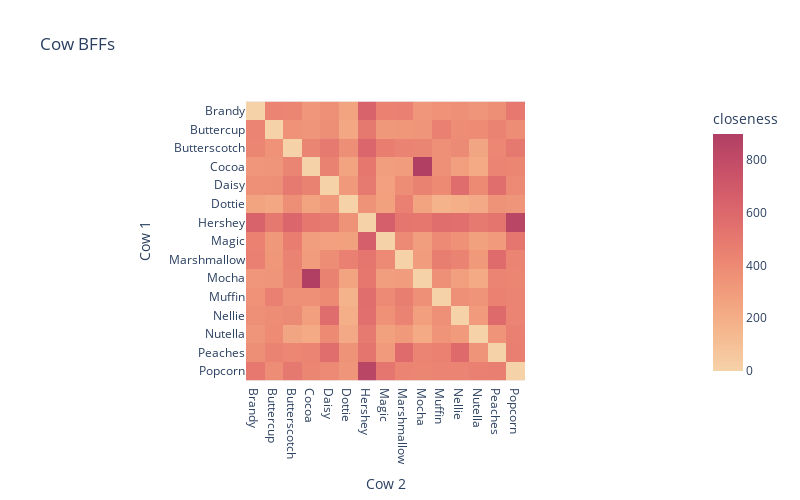

Write notebook code for a chart like this one.
### Markdown cell above
# Display Heatmap

### Code cell
pdf = df.toPandas()
pdf = pdf.pivot(index='cow1', columns='cow2', values='closeness').fillna(0)

import plotly.express as px
fig = px.imshow(pdf, x=pdf.columns, y=pdf.index, labels=dict(x="Cow 2", y="Cow 1", color="closeness"), title="Cow BFFs", color_continuous_scale='redor')
px.imshow(pdf, x=pdf.columns, y=pdf.index, labels=dict(x="Cow 2", y="Cow 1", color="closeness"),)

fig.update_layout(width=800,height=500)
fig.show()

### Figure 1 — Plotly figure (JSON) as saved in the notebook; plotly's stock layout.template omitted (floating-point values rounded to 4 significant figures; data arrays with more than 128 entries replaced by an {"elided": "..."} marker saying what was removed)
{"data": [{"coloraxis": "coloraxis", "hovertemplate": "Cow 2: %{x}<br>Cow 1: %{y}<br>closeness: %{z}<extra></extra>", "name": "0", "type": "heatmap", "x": ["Brandy", "Buttercup", "Butterscotch", "Cocoa", "Daisy", "Dottie", "Hershey", "Magic", "Marshmallow", "Mocha", "Muffin", "Nellie", "Nutella", "Peaches", "Popcorn"], "xaxis": "x", "y": ["Brandy", "Buttercup", "Butterscotch", "Cocoa", "Daisy", "Dottie", "Hershey", "Magic", "Marshmallow", "Mocha", "Muffin", "Nellie", "Nutella", "Peaches", "Popcorn"], "yaxis": "y", "z": {"elided": "15x15 float values"}}], "layout": {"coloraxis": {"colorbar": {"title": {"text": "closeness"}}, "colorscale": [[0, "rgb(246, 210, 169)"], [0.1667, "rgb(245, 183, 142)"], [0.3333, "rgb(241, 156, 124)"], [0.5, "rgb(234, 129, 113)"], [0.6667, "rgb(221, 104, 108)"], [0.8333, "rgb(202, 82, 104)"], [1, "rgb(177, 63, 100)"]]}, "height": 500, "title": {"text": "Cow BFFs"}, "width": 800, "xaxis": {"anchor": "y", "constrain": "domain", "domain": [0, 1], "scaleanchor": "y", "title": {"text": "Cow 2"}}, "yaxis": {"anchor": "x", "autorange": "reversed", "constrain": "domain", "domain": [0, 1], "title": {"text": "Cow 1"}}}}
